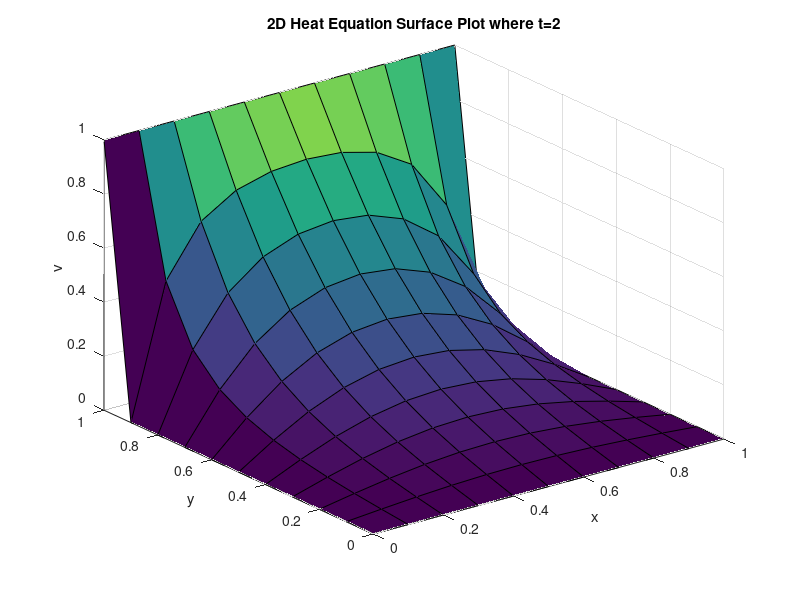
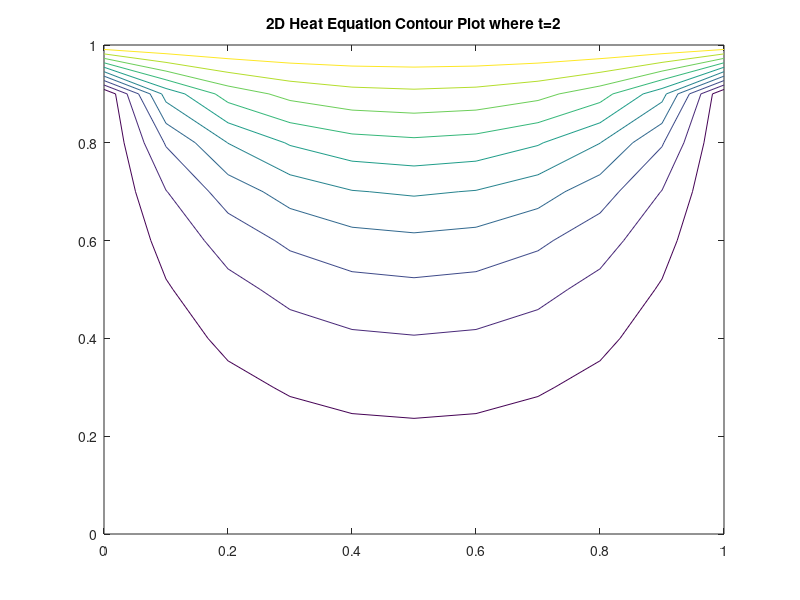

Source code (MATLAB) for these figures, in order:
%2-D HEAT EQN OVER TIME 
clear all;
close all;

%initialize values 
h = 0.1;
dt = 0.0025;
ti=0; tf=2; 

%Calculate N, size of matrix 
N = 1/h - 1;

%Create the matrix to plot with initial Dirichlet B.C.s 
uplot = zeros(N+2, N+2);
uplot(N+2, :) = 1; %initial condition

%Create matrix for u at t=0
u0 = zeros(N,N);
u0 = reshape(u0, [], 1);

%Create b matrix 
b = zeros(N,N);
b(N,:) = dt/h^2; 
b = reshape(b, [], 1);

%initialize matrices to build A matrix
T = diag(4*ones(N,1)) + diag(-1*ones(N-1,1), -1) + diag(-1*ones(N-1,1), 1);

%Create A matrix 
A = T;  
for j=1:N-1
    A = blkdiag(A, T); %This will make T along the whole diag 
end
%Add -1's on the Nth and -Nth diagonals
A = (-dt/h^2)*(A + diag(-1*ones(N*N-N,1),-N) + diag(-1*ones(N*N-N,1),N));

%iterate over time 
for t=ti:dt:tf 
    %calculate u
    u = u0 + A*u0 + b;
    u0=u;
end

%Change uplot with calculated u values 
uplot(2:N+1,2:N+1) = reshape(u, [N,N]);

%plot 
figure 
[X,Y] = meshgrid(0:h:1); %Create the x and y boundaries 
surf(X,Y,uplot);
title(['2D Heat Equation Surface Plot where t=', num2str(t)]);
xlabel('x');
ylabel('y');
zlabel('v');

figure 
contour(X,Y,uplot);
title(['2D Heat Equation Contour Plot where t=', num2str(t)]);

